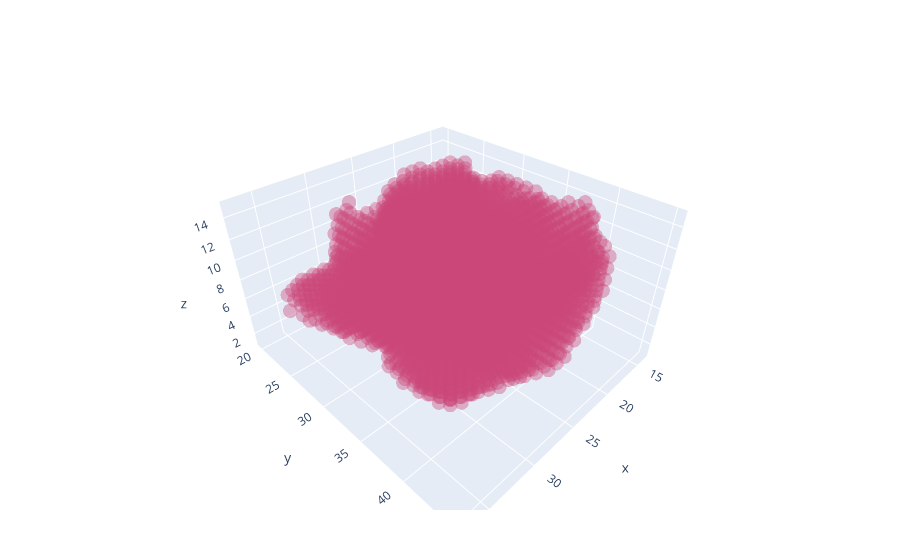

The cell this chart's notebook holds for it:
### Markdown cell above
## Processed blocks

### Code cell
plot(scatter(x = x_processed, y = y_processed, z = z_processed, mode = "markers", marker = attr(
            size = 5,
            color = color_processed,
            colorscale="viridis",
            opacity = 0.4),
        type = "scatter3d"))

### Figure 1 — Plotly figure (JSON) as saved in the notebook; plotly's stock layout.template omitted (floating-point values rounded to 4 significant figures; data arrays with more than 128 entries replaced by an {"elided": "..."} marker saying what was removed)
{"data": [{"marker": {"color": {"elided": "4341 int values"}, "colorscale": "viridis", "opacity": 0.4, "size": 5}, "mode": "markers", "type": "scatter3d", "x": {"elided": "4341 int values"}, "y": {"elided": "4341 int values"}, "z": {"elided": "4341 int values"}}], "layout": {"margin": {"b": 50, "l": 50, "r": 50, "t": 60}}}
